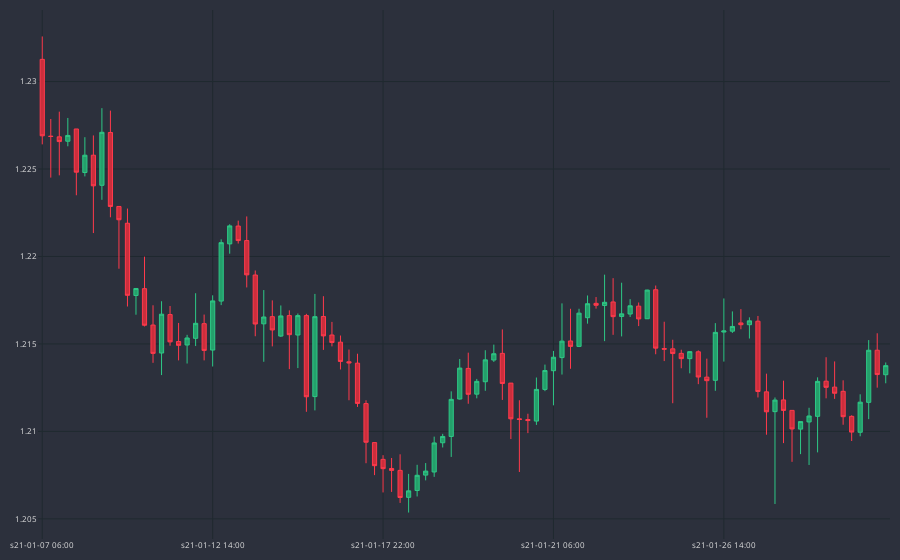

Notebook source saved alongside this figure:
### Code cell
fig = go.Figure()
fig.add_trace(go.Candlestick(
    x = df_plot.sTime,
    open = df_plot.mid_o,
    high = df_plot.mid_h,
    low = df_plot.mid_l,
    close = df_plot.mid_c,
    line=dict(width = 1),
    opacity = 1,
    increasing_fillcolor = "#24A06B",
    decreasing_fillcolor = "#cc2e3c",
    increasing_line_color = "#2ec886",
    decreasing_line_color = "#ff3a4c"
))

fig.update_yaxes(
    gridcolor = "#1f292f"
)
fig.update_xaxes(
    gridcolor = "#1f292f",
    rangeslider=dict(visible = False),
    nticks = 5
)

fig.update_layout(
    margin = dict(l = 10, r = 10, b = 10, t = 10),
    paper_bgcolor = "#2c303c",
    plot_bgcolor = "#2c303c",
    font=dict(size = 8, color = "#e1e1e1")
)

fig.show()
